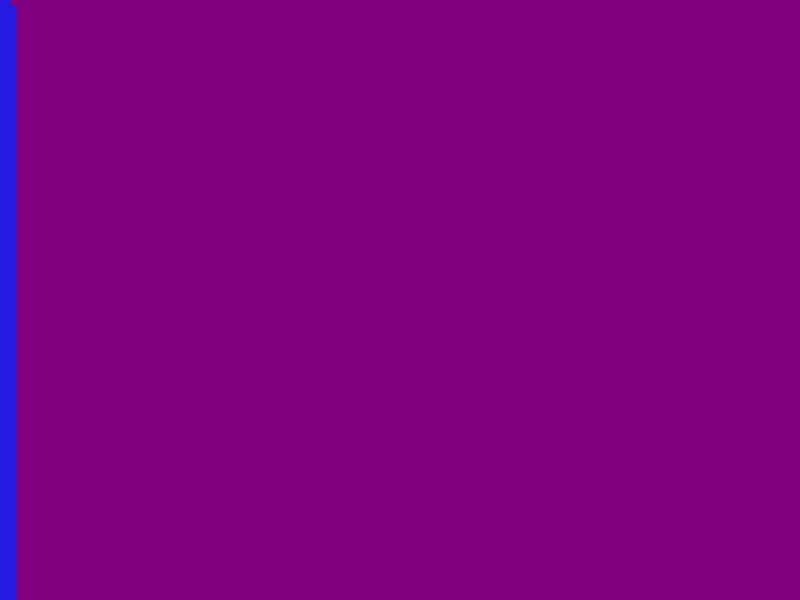
Frame 1 (no input)
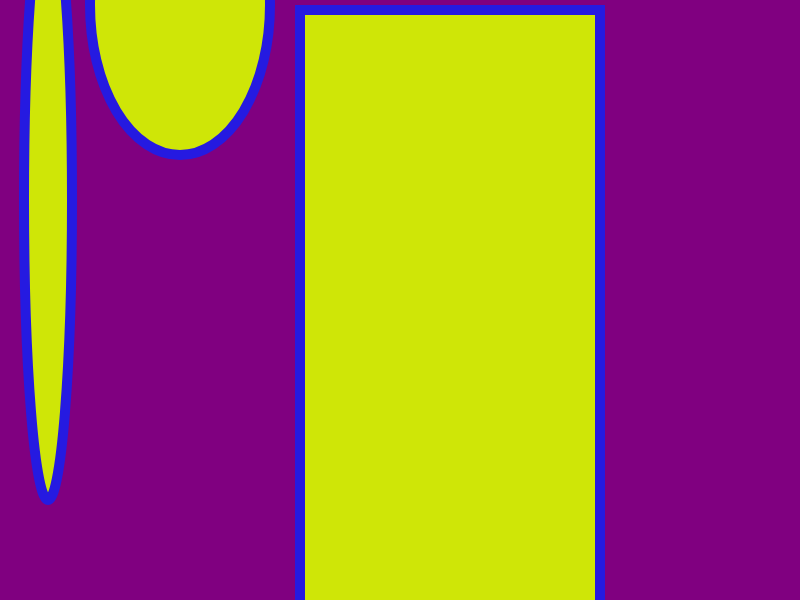
Frame 60 (no input)
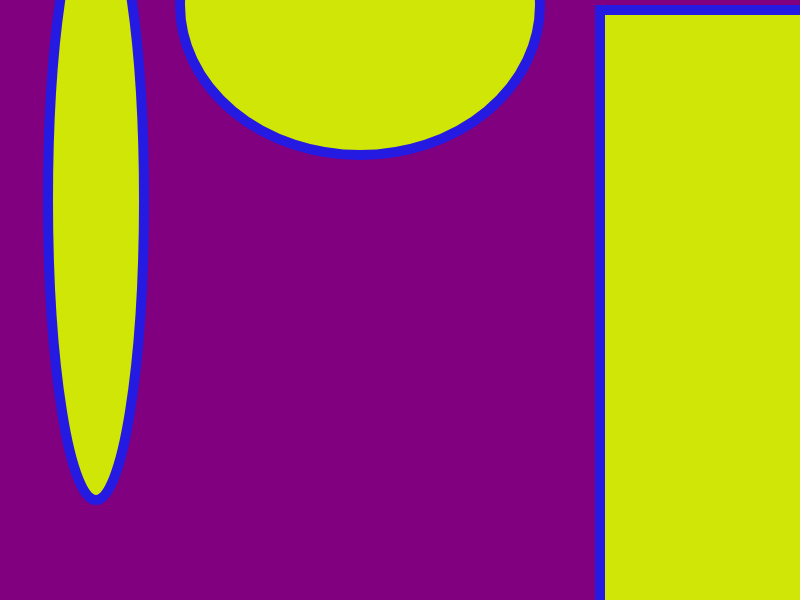
Frame 120 (the mouse pressed at the canvas centre since frame 60)

The p5.js sketch that drew these frames (run headless with seeded random() and noise() and a simulated clock; from frame 60 on, the mouse is pressed at the canvas centre):

// p5.js sketch
// ── sketch.js
let a = 0; 
let b = 0; 
let c = 0;

function setup() {
  createCanvas(800, 600);
  stroke(400);
}

function draw() {
  background('purple');

  a = a + 3; 
  b = b + 0.8; 
  c = c + 5;
  stroke("#251AE1");
  strokeWeight(10);
  fill("#CFE607");
  ellipse(a, 5, a, height / 2);
  ellipse(b, height / 3, b, height);
  rect(c, 10, c, height / 1);

  if (a > width) {
    a = 0;
  }
  if (b > width) {
    b = 0;
	}
	if (c > width) {
		c = 0;
	}
 }
